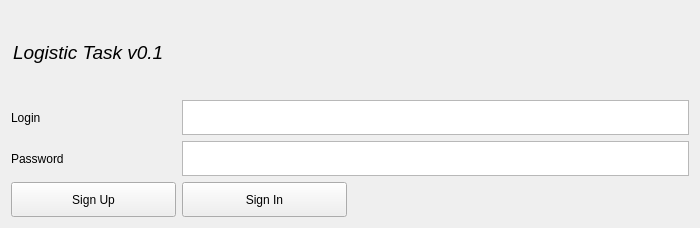
<?xml version="1.0" encoding="UTF-8"?>
<ui version="4.0">
 <class>LoginForm</class>
 <widget class="QWidget" name="LoginForm">
  <property name="geometry">
   <rect>
    <x>0</x>
    <y>0</y>
    <width>700</width>
    <height>228</height>
   </rect>
  </property>
  <property name="windowTitle">
   <string>LogIn</string>
  </property>
  <layout class="QGridLayout" name="LoginLayout">
   <item row="3" column="1" colspan="3">
    <widget class="QTextEdit" name="password_field">
     <property name="minimumSize">
      <size>
       <width>0</width>
       <height>35</height>
      </size>
     </property>
     <property name="maximumSize">
      <size>
       <width>16777215</width>
       <height>35</height>
      </size>
     </property>
     <property name="lineWidth">
      <number>2</number>
     </property>
     <property name="html">
      <string>&lt;!DOCTYPE HTML PUBLIC &quot;-//W3C//DTD HTML 4.0//EN&quot; &quot;http://www.w3.org/TR/REC-html40/strict.dtd&quot;&gt;
&lt;html&gt;&lt;head&gt;&lt;meta name=&quot;qrichtext&quot; content=&quot;1&quot; /&gt;&lt;style type=&quot;text/css&quot;&gt;
p, li { white-space: pre-wrap; }
&lt;/style&gt;&lt;/head&gt;&lt;body style=&quot; font-family:'Ubuntu'; font-size:11pt; font-weight:400; font-style:normal;&quot;&gt;
&lt;p style=&quot;-qt-paragraph-type:empty; margin-top:0px; margin-bottom:0px; margin-left:0px; margin-right:0px; -qt-block-indent:0; text-indent:0px;&quot;&gt;&lt;br /&gt;&lt;/p&gt;&lt;/body&gt;&lt;/html&gt;</string>
     </property>
    </widget>
   </item>
   <item row="4" column="0">
    <widget class="QPushButton" name="sign_up">
     <property name="minimumSize">
      <size>
       <width>0</width>
       <height>35</height>
      </size>
     </property>
     <property name="maximumSize">
      <size>
       <width>16777215</width>
       <height>35</height>
      </size>
     </property>
     <property name="text">
      <string>Sign Up</string>
     </property>
    </widget>
   </item>
   <item row="4" column="1">
    <widget class="QPushButton" name="sign_in">
     <property name="minimumSize">
      <size>
       <width>0</width>
       <height>35</height>
      </size>
     </property>
     <property name="maximumSize">
      <size>
       <width>16777215</width>
       <height>35</height>
      </size>
     </property>
     <property name="text">
      <string>Sign In</string>
     </property>
    </widget>
   </item>
   <item row="2" column="0">
    <widget class="QLabel" name="login_label">
     <property name="text">
      <string>Login</string>
     </property>
    </widget>
   </item>
   <item row="3" column="0">
    <widget class="QLabel" name="password_label">
     <property name="text">
      <string>Password</string>
     </property>
    </widget>
   </item>
   <item row="2" column="1" colspan="3">
    <widget class="QTextEdit" name="login_field">
     <property name="minimumSize">
      <size>
       <width>0</width>
       <height>35</height>
      </size>
     </property>
     <property name="maximumSize">
      <size>
       <width>16777215</width>
       <height>35</height>
      </size>
     </property>
     <property name="lineWidth">
      <number>2</number>
     </property>
    </widget>
   </item>
   <item row="0" column="0">
    <widget class="QLabel" name="label">
     <property name="font">
      <font>
       <pointsize>14</pointsize>
       <italic>true</italic>
      </font>
     </property>
     <property name="text">
      <string>Logistic Task v0.1</string>
     </property>
     <property name="textFormat">
      <enum>Qt::AutoText</enum>
     </property>
     <property name="indent">
      <number>2</number>
     </property>
    </widget>
   </item>
   <item row="0" column="2" colspan="2">
    <widget class="QLabel" name="error_label">
     <property name="text">
      <string/>
     </property>
    </widget>
   </item>
  </layout>
 </widget>
 <resources/>
 <connections/>
</ui>
